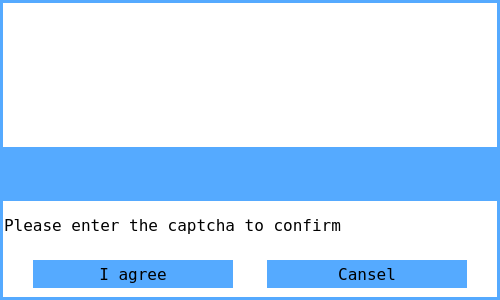
<?xml version="1.0" encoding="UTF-8"?>
<ui version="4.0">
 <class>Dialog</class>
 <widget class="QDialog" name="Dialog">
  <property name="geometry">
   <rect>
    <x>0</x>
    <y>0</y>
    <width>500</width>
    <height>300</height>
   </rect>
  </property>
  <property name="font">
   <font>
    <family>Terminal</family>
    <pointsize>12</pointsize>
   </font>
  </property>
  <property name="windowTitle">
   <string>Dialog</string>
  </property>
  <property name="styleSheet">
   <string notr="true">QDialog{
color: rgb(0, 0, 0);
background: rgb(255, 255, 255);
border: 3px solid rgb(85, 170, 255);
}
</string>
  </property>
  <widget class="QLabel" name="captha">
   <property name="geometry">
    <rect>
     <x>0</x>
     <y>0</y>
     <width>500</width>
     <height>150</height>
    </rect>
   </property>
   <property name="styleSheet">
    <string notr="true">border: 3px solid rgb(85, 170, 255);</string>
   </property>
   <property name="text">
    <string/>
   </property>
   <property name="pixmap">
    <pixmap>../../Users/Valerus/PycharmProjects/KirillProjectPyQT/Main/CAPTCHA.png</pixmap>
   </property>
   <property name="scaledContents">
    <bool>true</bool>
   </property>
  </widget>
  <widget class="QLineEdit" name="lineEdit">
   <property name="geometry">
    <rect>
     <x>0</x>
     <y>150</y>
     <width>500</width>
     <height>51</height>
    </rect>
   </property>
   <property name="font">
    <font>
     <family>Terminal</family>
     <pointsize>12</pointsize>
    </font>
   </property>
   <property name="styleSheet">
    <string notr="true">border: 3px solid rgb(85, 170, 255);
background: rgb(85, 170, 255);</string>
   </property>
  </widget>
  <widget class="QLabel" name="label_2">
   <property name="geometry">
    <rect>
     <x>4</x>
     <y>205</y>
     <width>491</width>
     <height>41</height>
    </rect>
   </property>
   <property name="font">
    <font>
     <family>Terminal</family>
     <pointsize>12</pointsize>
    </font>
   </property>
   <property name="text">
    <string>Please enter the captcha to confirm</string>
   </property>
  </widget>
  <widget class="QPushButton" name="ok">
   <property name="geometry">
    <rect>
     <x>33</x>
     <y>260</y>
     <width>200</width>
     <height>28</height>
    </rect>
   </property>
   <property name="font">
    <font>
     <family>Terminal</family>
     <pointsize>12</pointsize>
    </font>
   </property>
   <property name="styleSheet">
    <string notr="true">border: 3px solid rgb(85, 170, 255);
background: rgb(85, 170, 255);</string>
   </property>
   <property name="text">
    <string>I agree</string>
   </property>
  </widget>
  <widget class="QPushButton" name="cansel">
   <property name="geometry">
    <rect>
     <x>267</x>
     <y>260</y>
     <width>200</width>
     <height>28</height>
    </rect>
   </property>
   <property name="font">
    <font>
     <family>Terminal</family>
     <pointsize>12</pointsize>
    </font>
   </property>
   <property name="styleSheet">
    <string notr="true">border: 3px solid rgb(85, 170, 255);
background: rgb(85, 170, 255);</string>
   </property>
   <property name="text">
    <string>Cansel</string>
   </property>
  </widget>
 </widget>
 <resources/>
 <connections/>
</ui>
